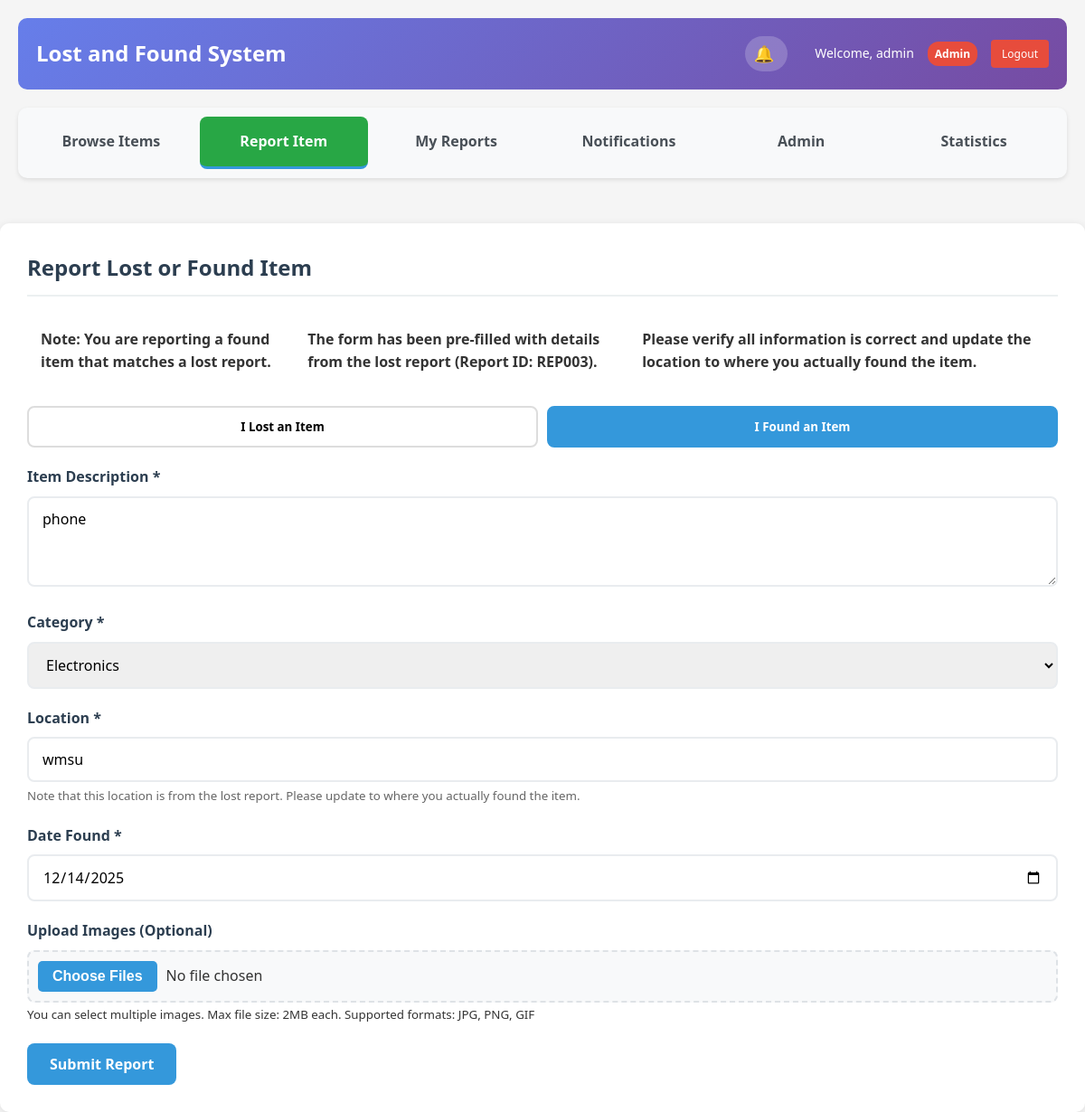
Page /object/dashboard.php?tab=report-item&found_lost_item=1&report_id=REP003 (signed in) on the committed database.
### tables this page shows
CREATE TABLE `item` (
  `item_id` varchar(10) NOT NULL,
  `description` varchar(255) DEFAULT NULL,
  `category_id` int(11) DEFAULT NULL,
  `location_id` int(11) DEFAULT NULL,
  `reported_by` varchar(10) DEFAULT NULL
);

CREATE TABLE `report` (
  `report_id` varchar(10) NOT NULL,
  `status` enum('pending','found','confirmed','returned') DEFAULT 'pending',
  `report_type` enum('lost','found') NOT NULL,
  `item_id` varchar(10) DEFAULT NULL,
  `user_id` varchar(10) DEFAULT NULL,
  `date_lost` date DEFAULT NULL,
  `date_found` date DEFAULT NULL,
  `created_at` timestamp NOT NULL DEFAULT current_timestamp(),
  `updated_at` timestamp NOT NULL DEFAULT current_timestamp() ON UPDATE current_timestamp()
);

CREATE TABLE `category` (
  `category_id` int(11) NOT NULL,
  `category_name` enum('Electronics','Clothing','Accessories','Documents','Jewelry','Keys','Bags','Books','Cash') NOT NULL
);

CREATE TABLE `location` (
  `location_id` int(11) NOT NULL,
  `location_name` varchar(40) DEFAULT NULL
);

### class/database.php (called while the page is built, shortened)
<?php
class DatabaseService {
    private static $instance = null;
    private $connection;
    private $host = "localhost";
    private $dbname = "lost_and_found_system";
    private $username = "root";
    private $password = "";
    private function __construct() {
        try {
            $this->connection = new PDO(
                "mysql:host={$this->host};dbname={$this->dbname};charset=utf8mb4",
                $this->username,
                $this->password,
                [
                    PDO::ATTR_ERRMODE => PDO::ERRMODE_EXCEPTION,
                    PDO::ATTR_DEFAULT_FETCH_MODE => PDO::FETCH_ASSOC,
                    PDO::ATTR_EMULATE_PREPARES => false
                ]
            );
        } catch (PDOException $e) {
            die("Database connection failed: " . $e->getMessage());
        }
    }
    public static function getInstance() {
        if (self::$instance == null) {
            self::$instance = new DatabaseService();
        }
        return self::$instance;
    }
    public function getConnection() {
        return $this->connection;
    }
}
?>

### object/entities.php (called while the page is built, shortened)
<?php
require_once '../class/database.php';
class Category {
    private $db;
    public function __construct() {
        $this->db = DatabaseService::getInstance()->getConnection();
    }
    public function getAll() {
        $stmt = $this->db->prepare("SELECT * FROM category ORDER BY category_name");
        $stmt->execute();
        return $stmt->fetchAll();
    }
}
class Item {
    private $db;
    public function __construct() {
        $this->db = DatabaseService::getInstance()->getConnection();
    }
    public function getItemById($item_id) {
        $stmt = $this->db->prepare("SELECT * FROM item WHERE item_id = ?");
        $stmt->execute([$item_id]);
        return $stmt->fetch();
    }
}
class Report {
    private $db;
    public function __construct() {
        $this->db = DatabaseService::getInstance()->getConnection();
    }
    public function getReportById($report_id) {
    $stmt = $this->db->prepare("
        SELECT r.*, i.description, i.item_id, i.category_id, l.location_name, c.category_name,
               u.username, u.email,
               (SELECT GROUP_CONCAT(claim_id) FROM claim WHERE report_id = r.report_id) as claim_ids
        FROM report r
        LEFT JOIN item i ON r.item_id = i.item_id
        LEFT JOIN location l ON i.location_id = l.location_id
        LEFT JOIN category c ON i.category_id = c.category_id
        LEFT JOIN users u ON r.user_id = u.user_id
        WHERE r.report_id = ?
    ");
    $stmt->execute([$report_id]);
    $report = $stmt->fetch();
    if ($report && $report['claim_ids']) {
        $claimStmt = $this->db->prepare("
            SELECT * FROM claim
            WHERE report_id = ?
            ORDER BY created_at DESC
        ");
        $claimStmt->execute([$report_id]);
        $report['claims'] = $claimStmt->fetchAll();
    } else {
        $report['claims'] = [];
    }
    return $report;
    }
}
?>

### object/dashboard.php (the view, shortened to what this page needs)
<?php
require_once '../class/database.php';
require_once 'entities.php';
$isAdmin = $_SESSION['role'] === 'admin';
if ($isAdmin) {
    $verification_required = false;
}
$isAdmin = $_SESSION['role'] === 'admin';
if ($isAdmin) {
    $active_tab = isset($_GET['tab']) ? $_GET['tab'] : 'admin';
} else {
    $active_tab = isset($_GET['tab']) ? $_GET['tab'] : 'browse-items';
}
?>
<!DOCTYPE html>
<html lang="en">
<head>
    <link rel="stylesheet" href="styles/dashboard.css">
</head>
<body>
    <div class="container">
<header class="<?php echo $verification_required ? 'verification-required-header' : ''; ?>">
    <h1>Lost and Found System</h1>
    <div class="user-info">
        <?php if (!$verification_required): ?>
            <div class="notification-bell">
                <a href="?tab=notifications" class="notification-link">
                    <span class="bell-icon">🔔</span>
                </a>
            </div>
        <?php endif; ?>
        Welcome, <?php echo $_SESSION['username']; ?>
        <?php if (!$verification_required): ?>
            <span class="user-role"><?php echo ucfirst($_SESSION['role']); ?></span>
        <?php endif; ?>
        <a href="logout.php" class="logout-btn">Logout</a>
    </div>
</header>
<?php if ($verification_required && !$isAdmin): ?>
    <div class="verification-banner warning">
        <div class="verification-header">
            <div class="verification-icon">🔐</div>
            <div class="verification-content">
                <h3>Email Verification Required</h3>
                <p>Please verify your email address to access the Lost and Found System.</p>
                <?php if (isset($_SESSION['email'])): ?>
                    <p class="email-address"><strong>We've sent a 6-digit PIN code to: <?php echo $_SESSION['email']; ?></strong></p>
                <?php else: ?>
                    <p class="email-address"><strong>We've sent a 6-digit PIN code to your registered email address.</strong></p>
                <?php endif; ?>
            </div>
        </div>
        <div class="verification-form">
            <form action="verify_pin_dashboard.php" method="POST" class="pin-form">
                <div class="pin-input-group">
                    <label for="pin_code">Enter 6-digit PIN:</label>
                    <div class="pin-input-container">
                        <input type="text" id="pin_code" name="pin_code"
                               maxlength="6" pattern="[0-9]{6}"
                               placeholder="000000" class="pin-input" required>
                        <span class="pin-input-hint">Enter the PIN sent to your email</span>
                    </div>
                </div>
                <div class="verification-buttons">
                    <button type="submit" class="btn-verify">Verify Email</button>
                    <a href="resend_pin_dashboard.php" class="btn-resend">Resend PIN</a>
                    <a href="logout.php" class="btn-logout">Logout</a>
                </div>
            </form>
            <?php if (isset($_SESSION['pin_error'])): ?>
                <div class="notification error">
                    <div class="error-icon">⚠️</div>
                    <div class="error-message">
                        <?php echo $_SESSION['pin_error']; unset($_SESSION['pin_error']); ?>
                    </div>
                </div>
            <?php endif; ?>
            <?php if (isset($_SESSION['message'])): ?>
                <div class="notification success">
                    <div class="success-icon">✅</div>
                    <div class="success-message">
                        <?php echo $_SESSION['message']; unset($_SESSION['message']); ?>
                    </div>
                </div>
            <?php endif; ?>
        </div>
        <div class="verification-help">
            <h4>Need help?</h4>
            <ul>
                <li>Check your spam folder if you don't see the email</li>
                <li>Make sure you entered the correct email address during registration</li>
                <li>The PIN expires in 15 minutes</li>
                <li>Contact support if you continue having issues</li>
            </ul>
        </div>
    </div>
<?php else: ?>
  <div class="tabs" style="display: flex; gap: 5px; margin-bottom: 30px; background: #f8f9fa; padding: 10px; border-radius: 10px;">
    <a href="?tab=browse-items" class="tab <?php echo $active_tab == 'browse-items' ? 'active' : ''; ?>"
       style="flex: 1; text-align: center; padding: 15px; background: <?php echo $active_tab == 'browse-items' ? '#007bff' : 'transparent'; ?>;
              color: <?php echo $active_tab == 'browse-items' ? 'white' : '#495057'; ?>; border-radius: 8px; font-weight: 600;">
        Browse Items
    </a>
    <a href="?tab=report-item" class="tab <?php echo $active_tab == 'report-item' ? 'active' : ''; ?>"
       style="flex: 1; text-align: center; padding: 15px; background: <?php echo $active_tab == 'report-item' ? '#28a745' : 'transparent'; ?>;
              color: <?php echo $active_tab == 'report-item' ? 'white' : '#495057'; ?>; border-radius: 8px; font-weight: 600;">
        Report Item
    </a>
    <a href="?tab=my-reports" class="tab <?php echo $active_tab == 'my-reports' ? 'active' : ''; ?>"
       style="flex: 1; text-align: center; padding: 15px; background: <?php echo $active_tab == 'my-reports' ? '#ffc107' : 'transparent'; ?>;
              color: <?php echo $active_tab == 'my-reports' ? 'black' : '#495057'; ?>; border-radius: 8px; font-weight: 600;">
        My Reports
    </a>
    <a href="?tab=notifications" class="tab <?php echo $active_tab == 'notifications' ? 'active' : ''; ?>"
       style="flex: 1; text-align: center; padding: 15px; background: <?php echo $active_tab == 'notifications' ? '#17a2b8' : 'transparent'; ?>;
              color: <?php echo $active_tab == 'notifications' ? 'white' : '#495057'; ?>; border-radius: 8px; font-weight: 600;">
        Notifications
    </a>
    <?php if ($isAdmin): ?>
        <a href="?tab=admin" class="tab <?php echo $active_tab == 'admin' ? 'active' : ''; ?>"
           style="flex: 1; text-align: center; padding: 15px; background: <?php echo $active_tab == 'admin' ? '#dc3545' : 'transparent'; ?>;
                  color: <?php echo $active_tab == 'admin' ? 'white' : '#495057'; ?>; border-radius: 8px; font-weight: 600;">
            Admin
        </a>
        <a href="?tab=statistics" class="tab <?php echo $active_tab == 'statistics' ? 'active' : ''; ?>"
           style="flex: 1; text-align: center; padding: 15px; background: <?php echo $active_tab == 'statistics' ? '#6f42c1' : 'transparent'; ?>;
                  color: <?php echo $active_tab == 'statistics' ? 'white' : '#495057'; ?>; border-radius: 8px; font-weight: 600;">
            Statistics
        </a>
    <?php endif; ?>
</div>
    </div>
        <div class="tab-content">
            <?php if ($active_tab == 'report-item'): ?>
    <div class="form-section">
        <h2>Report Lost or Found Item</h2>
        <?php
        $prefilledData = [];
        if (isset($_GET['found_lost_item']) && isset($_GET['report_id'])) {
            $lostReportId = $_GET['report_id'];
            $report = new Report();
            $lostReport = $report->getReportById($lostReportId);
            if ($lostReport && $lostReport['report_type'] == 'lost') {
                $item = new Item();
                $itemDetails = $item->getItemById($lostReport['item_id']);
                $locationName = isset($lostReport['location_name']) ? $lostReport['location_name'] : '';
                $prefilledData = [
                    'description' => htmlspecialchars($itemDetails['description']),
                    'category_id' => $itemDetails['category_id'],
                    'location_name' => htmlspecialchars($locationName),
                    'report_type' => 'found',
                    'is_from_lost_report' => true,
                    'lost_report_id' => $lostReportId
                ];
                echo '<div class="notification info" style="margin-bottom: 20px;">';
                echo '<p><strong>Note: You are reporting a found item that matches a lost report.</strong></p>';
                echo '<p>The form has been pre-filled with details from the lost report (Report ID: ' . $lostReportId . ').</p>';
                echo '<p>Please verify all information is correct and update the location to where you actually found the item.</p>';
                echo '</div>';
            }
        }
        ?>
        <div class="report-type-selector">
            <button type="button" class="report-type-btn <?php echo (!isset($prefilledData['report_type']) || $prefilledData['report_type'] == 'lost') ? 'active' : ''; ?>" data-type="lost">I Lost an Item</button>
            <button type="button" class="report-type-btn <?php echo (isset($prefilledData['report_type']) && $prefilledData['report_type'] == 'found') ? 'active' : ''; ?>" data-type="found">I Found an Item</button>
        </div>
        <form action="" method="POST" enctype="multipart/form-data">
            <div class="form-group">
                <label for="description">Item Description *</label>
                <textarea id="description" name="description" required placeholder="Describe the item in detail (color, brand, distinctive features, etc.)"><?php echo isset($prefilledData['description']) ? $prefilledData['description'] : ''; ?></textarea>
            </div>
            <div class="form-group">
                <label for="category_id">Category *</label>
                <select id="category_id" name="category_id" required>
                    <?php
                    $category = new Category();
                    $categories = $category->getAll();
                    foreach ($categories as $cat): ?>
                        <option value="<?php echo $cat['category_id']; ?>" <?php echo (isset($prefilledData['category_id']) && $prefilledData['category_id'] == $cat['category_id']) ? 'selected' : ''; ?>>
                            <?php echo $cat['category_name']; ?>
                        </option>
                    <?php endforeach; ?>
                </select>
            </div>
            <div class="form-group">
                <label for="location_name">Location *</label>
                <input type="text" id="location_name" name="location_name" required
                       placeholder="Where did you lose/find the item?"
                       value="<?php echo isset($prefilledData['location_name']) ? $prefilledData['location_name'] : ''; ?>">
                <?php if (isset($prefilledData['is_from_lost_report'])): ?>
                    <small style="color: #666; display: block; margin-top: 5px;">
                        Note that this location is from the lost report. Please update to where you actually found the item.
                    </small>
                <?php endif; ?>
            </div>
            <div class="date-fields">
                <div class="form-group date-found-field" style="<?php echo (isset($prefilledData['report_type']) && $prefilledData['report_type'] == 'found') ? 'display: block;' : 'display: none;'; ?>">
                    <label for="date_found">Date Found *</label>
                    <input type="date" id="date_found" name="date_found"
                           max="<?php echo date('Y-m-d'); ?>"
                           value="<?php echo date('Y-m-d'); ?>">
                </div>
            </div>
            <div class="form-group">
                <label for="images">Upload Images (Optional)</label>
                <input type="file" id="images" name="images[]" multiple accept="image/*" onchange="previewImages(event)">
                <small>You can select multiple images. Max file size: 2MB each. Supported formats: JPG, PNG, GIF</small>
            </div>
            <button type="submit" class="btn">Submit Report</button>
        </form>
    </div>
<?php endif; ?>
                </div>
        <?php endif; ?>
</body>
</html>

### rows in the picture
item: description "phone", category_id "Electronics"
report: location_name "wmsu"

### other values in the picture
$_SESSION['username'] "admin"
$_SESSION['role'] "Admin"
$lostReportId "REP003"
